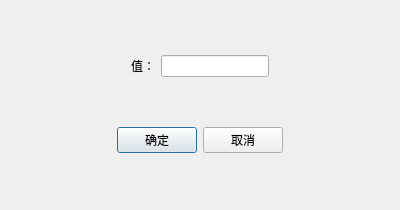
<?xml version="1.0" encoding="UTF-8"?>
<ui version="4.0">
 <class>ModifyText</class>
 <widget class="QDialog" name="ModifyText">
  <property name="geometry">
   <rect>
    <x>0</x>
    <y>0</y>
    <width>400</width>
    <height>210</height>
   </rect>
  </property>
  <property name="windowTitle">
   <string>Dialog</string>
  </property>
  <layout class="QVBoxLayout" name="verticalLayout">
   <item>
    <layout class="QHBoxLayout" name="horizontalLayout">
     <item>
      <spacer name="horizontalSpacer">
       <property name="orientation">
        <enum>Qt::Horizontal</enum>
       </property>
       <property name="sizeHint" stdset="0">
        <size>
         <width>40</width>
         <height>20</height>
        </size>
       </property>
      </spacer>
     </item>
     <item>
      <widget class="QLabel" name="label">
       <property name="sizePolicy">
        <sizepolicy hsizetype="Fixed" vsizetype="Preferred">
         <horstretch>0</horstretch>
         <verstretch>0</verstretch>
        </sizepolicy>
       </property>
       <property name="text">
        <string>值：</string>
       </property>
      </widget>
     </item>
     <item>
      <widget class="QLineEdit" name="lineEdit">
       <property name="sizePolicy">
        <sizepolicy hsizetype="Fixed" vsizetype="Fixed">
         <horstretch>0</horstretch>
         <verstretch>0</verstretch>
        </sizepolicy>
       </property>
       <property name="inputMethodHints">
        <set>Qt::ImhPreferNumbers</set>
       </property>
      </widget>
     </item>
     <item>
      <spacer name="horizontalSpacer_2">
       <property name="orientation">
        <enum>Qt::Horizontal</enum>
       </property>
       <property name="sizeHint" stdset="0">
        <size>
         <width>40</width>
         <height>20</height>
        </size>
       </property>
      </spacer>
     </item>
    </layout>
   </item>
   <item>
    <layout class="QHBoxLayout" name="horizontalLayout_2">
     <item>
      <spacer name="horizontalSpacer_3">
       <property name="orientation">
        <enum>Qt::Horizontal</enum>
       </property>
       <property name="sizeHint" stdset="0">
        <size>
         <width>40</width>
         <height>20</height>
        </size>
       </property>
      </spacer>
     </item>
     <item>
      <widget class="QPushButton" name="pushButtonok">
       <property name="text">
        <string>确定</string>
       </property>
      </widget>
     </item>
     <item>
      <widget class="QPushButton" name="pushButtoncancel">
       <property name="text">
        <string>取消</string>
       </property>
      </widget>
     </item>
     <item>
      <spacer name="horizontalSpacer_4">
       <property name="orientation">
        <enum>Qt::Horizontal</enum>
       </property>
       <property name="sizeHint" stdset="0">
        <size>
         <width>40</width>
         <height>20</height>
        </size>
       </property>
      </spacer>
     </item>
    </layout>
   </item>
  </layout>
 </widget>
 <resources/>
 <connections/>
</ui>
